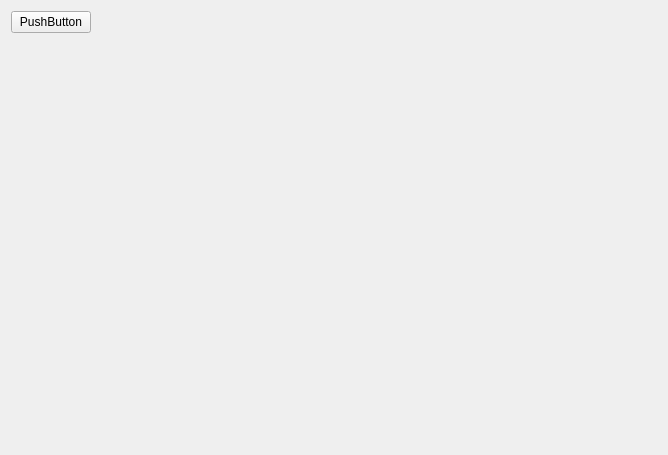
<?xml version="1.0" encoding="UTF-8"?>
<ui version="4.0">
 <class>Form</class>
 <widget class="QWidget" name="Form">
  <property name="geometry">
   <rect>
    <x>0</x>
    <y>0</y>
    <width>668</width>
    <height>455</height>
   </rect>
  </property>
  <property name="windowTitle">
   <string>Form</string>
  </property>
  <layout class="QFormLayout" name="formLayout">
   <item row="0" column="0">
    <widget class="QPushButton" name="pushButton">
     <property name="text">
      <string>PushButton</string>
     </property>
    </widget>
   </item>
  </layout>
 </widget>
 <resources/>
 <connections/>
</ui>
